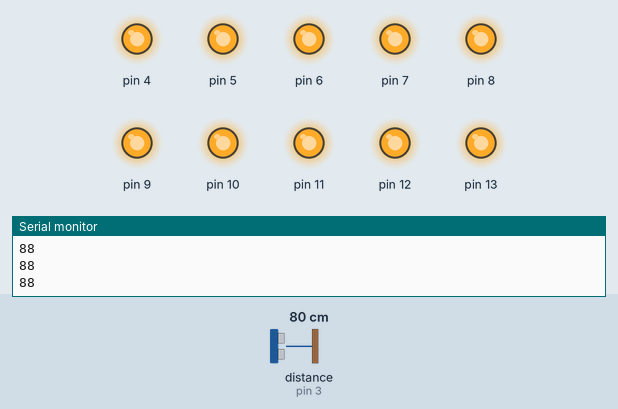
This sketch was run on a simulated Arduino Uno, built with avr-gcc and run on an emulated ATmega328P. Parts: output pins drawn as LEDs (lit = HIGH), the last lines printed to the serial monitor. Wiring (inferred from the names in the program): ultrasonic range finder: trigger pin 2; echo pin 3. The test bench sets the inputs (shaded band); at power-on: distance to the obstacle (sensor on pin 3) 80 cm. The echo pulse lasts 58.3 µs per cm; pins used as bus, display or sensor lines are not drawn.

Above: at 1.2 s.
1.3 s: distance to the obstacle (sensor on pin 3) set to 50 cm
2.8 s: distance to the obstacle (sensor on pin 3) set to 46 cm
At 3.8 s:
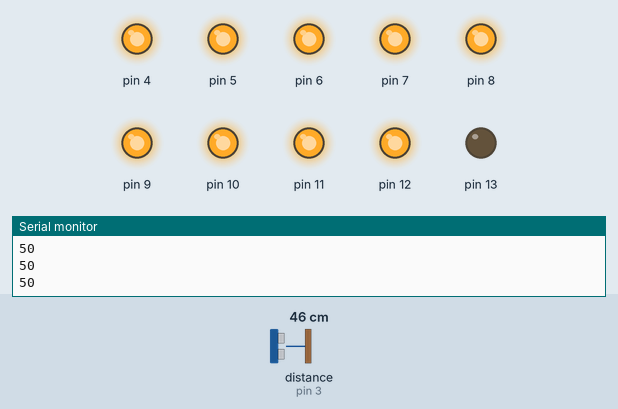
4.3 s: distance to the obstacle (sensor on pin 3) set to 41 cm
At 5.5 s:
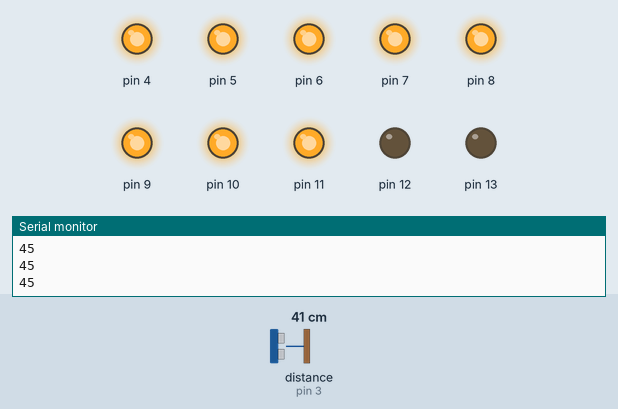
5.8 s: distance to the obstacle (sensor on pin 3) set to 35 cm
At 7.0 s:
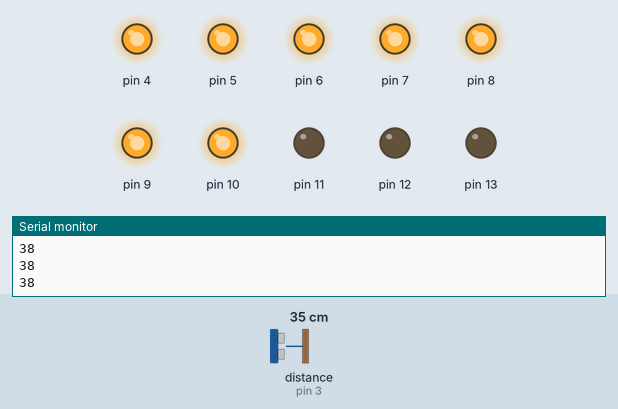
7.3 s: distance to the obstacle (sensor on pin 3) set to 2 cm
At 8.4 s:
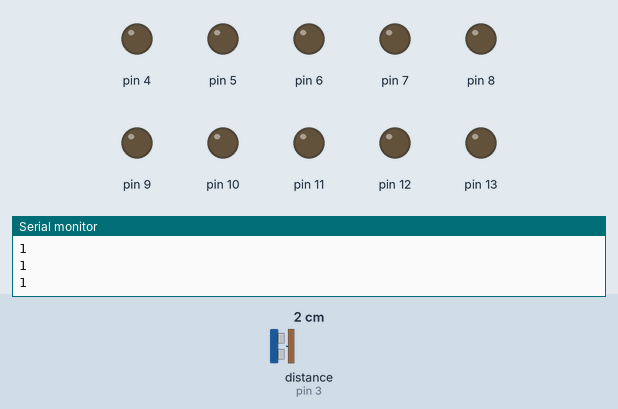
8.8 s: distance to the obstacle (sensor on pin 3) set to 60 cm
At 10.1 s:
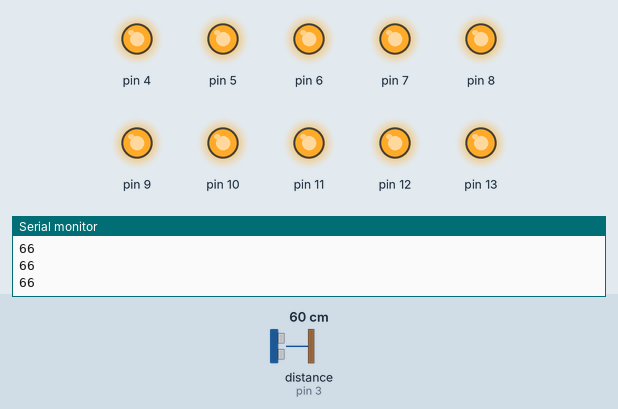
Timing chart, 0 to 11.3 s (numbered marks = the images above; inputs shaded):
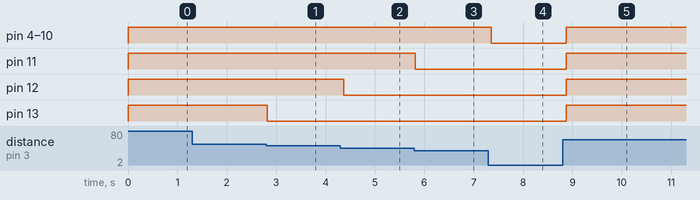

Measured:
- the behaviour switches between 47 and 46 cm on distance to the obstacle (sensor on pin 3) (found by bisection; images 0 and 1)
- the behaviour switches between 42 and 41 cm on distance to the obstacle (sensor on pin 3) (found by bisection; images 1 and 2)
- the behaviour switches between 38 and 37 cm on distance to the obstacle (sensor on pin 3) (found by bisection; images 2 and 3)
- after the input at 2.8 s, pin 13: HIGH → LOW at once
- after the input at 4.3 s, pin 12: HIGH → LOW after 0.07 s
- after the input at 5.8 s, pin 11: HIGH → LOW at once
- after the input at 7.3 s, pin 4–10: HIGH → LOW after 0.06 s
- after the input at 8.8 s, pin 4–13: LOW → HIGH after 0.07 s

The sketch:

ultrasonicsensor-led.ino
```cpp
int trigPin = 2;
int echoPin = 3;

void setup()
{
  pinMode(trigPin, OUTPUT);
  pinMode(echoPin, INPUT);

  for (int i = 4; i <= 13; i++)
  {
    pinMode(i, OUTPUT);
  }

  Serial.begin(9600);
}

void loop()
{
  long distance = measureDistance();

  Serial.println(distance);
  for (int i = 1; i <= 10; i++)
  {
    digitalWrite(i + 3, (distance > i * 5));
  }

  delay(100);
}

long measureDistance()
{
  long duration, distance;

  digitalWrite(trigPin, HIGH);
  delayMicroseconds(10);
  digitalWrite(trigPin, LOW);

  duration = pulseIn(echoPin, HIGH);
  distance = duration / 52.8;

  return distance;
}
```
